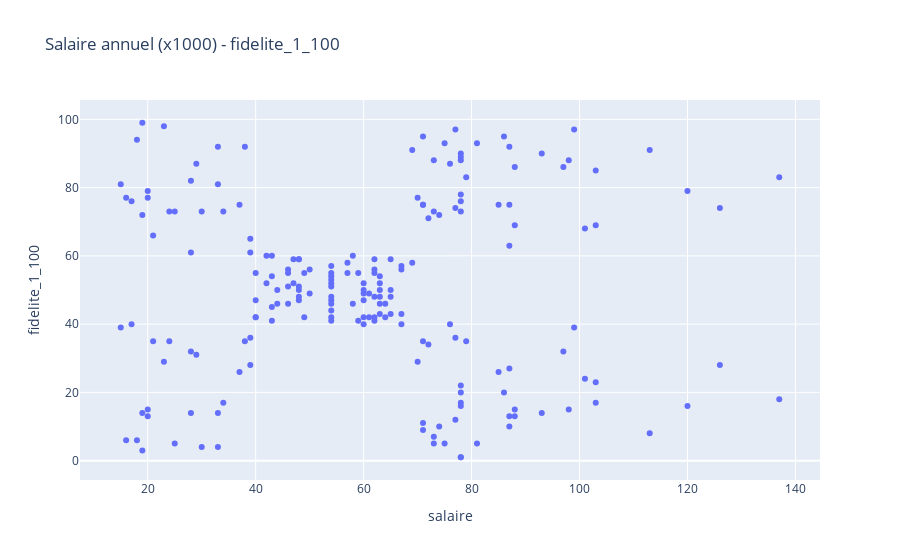

Notebook code cell kept with this figure:
### Code cell
px.scatter(data_frame = dataset, x = 'salaire', y = 'fidelite_1_100',
          title = 'Salaire annuel (x1000) - fidelite_1_100', )

### Figure 1 — Plotly figure (JSON) as saved in the notebook; plotly's stock layout.template omitted (floating-point values rounded to 4 significant figures; data arrays with more than 128 entries replaced by an {"elided": "..."} marker saying what was removed)
{"data": [{"hovertemplate": "salaire=%{x}<br>fidelite_1_100=%{y}<extra></extra>", "legendgroup": "", "marker": {"color": "#636efa", "symbol": "circle"}, "mode": "markers", "name": "", "orientation": "v", "showlegend": false, "type": "scatter", "x": {"elided": "200 int values"}, "xaxis": "x", "y": {"elided": "200 int values"}, "yaxis": "y"}], "layout": {"autosize": true, "legend": {"tracegroupgap": 0}, "title": {"text": "Salaire annuel (x1000) - fidelite_1_100"}, "xaxis": {"anchor": "y", "autorange": true, "domain": [0, 1], "range": [7.427, 144.6], "title": {"text": "salaire"}, "type": "linear"}, "yaxis": {"anchor": "x", "autorange": true, "domain": [0, 1], "range": [-7.087, 107.1], "title": {"text": "fidelite_1_100"}, "type": "linear"}}}
